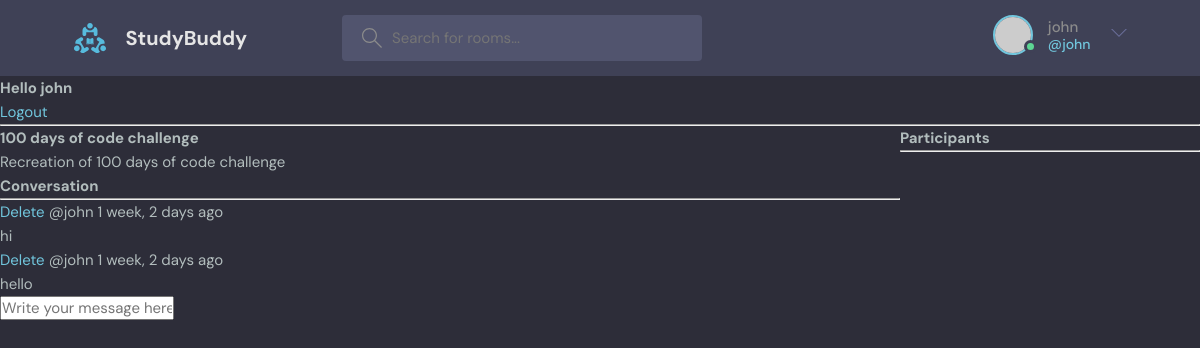
The page /room/5/ (signed in) on the database its author committed.
### baseApp/models.py (models this page shows, shortened)
class Room(models.Model):
    host = models.ForeignKey(User, on_delete=models.SET_NULL, null=True)
    topic = models.ForeignKey(Topic, on_delete=models.SET_NULL, null=True)
    name = models.CharField(max_length=200)
    description = models.TextField(null=True,blank=True)
    participants = models.ManyToManyField(
        User, related_name='participants', blank=True)
    updated = models.DateTimeField(auto_now=True)
    created = models.DateTimeField(auto_now_add=True)
    class Meta:
        ordering = ['-updated', '-created'] #orders rooms by updated and created fields

class Message(models.Model):
    user = models.ForeignKey( User, on_delete=models.CASCADE)
    room = models.ForeignKey(Room, on_delete=models.CASCADE)
    body = models.TextField()
    updated = models.DateTimeField(auto_now=True)
    created = models.DateTimeField(auto_now_add=True)
    class Meta:
        ordering = ['-updated', '-created'] #orders rooms by updated and created fields

### baseApp/views.py (the view, shortened to what this page needs)
# urls.py: path('room/<str:pk>/', views.room, name="room"), #<str:pk> dynamic URL routing, passing the ID into the URL
def room(request, pk):
    room = Room.objects.get(id=pk)
    room_messages = room.message_set.all().order_by('-created') #message_set.all grabs the set of messages related to this specific room
    participants = room.participants.all() #for many to many
    context = {'room':room, 'room_messages':room_messages, 'participants':participants}
    return render(request, 'baseApp/room.html', context)

### baseApp/templates/baseApp/room.html (shortened to what this page needs)
{% extends 'main.html' %}
{% block content %}
<div class="room-container">
    <div>
        <h1>{{room.name}}</h1>
        <p>{{room.description}}</p>
        <div class="comment-wrapper">
            <h3>Conversation</h3>
            <hr>
            {% for message in room_messages %}
                <div>
                    {% if request.user == message.user %}
                    <a href="{% url 'delete-message' message.id %}">Delete</a>
                    {% endif %}
                    <small>@{{message.user}}  {{message.created|timesince}} ago</small>
                    <p>{{message.body}}</p>
                </div>
            {% endfor %}
            {% if request.user.is_authenticated %}
            <div class="comment-form">
                <form action="" method="post">
                    <input type="text" name="body" placeholder="Write your message here..."/>
                </form>
            </div>
            {% endif %}
        </div>
    </div>
    <div>
        <h3>Participants</h3>
        <hr>
    </div>
</div>
{% endblock content %}

### templates/navbar.html (shortened to what this page needs)
{% load static %}
<header class="header header--loggedIn">
    <div class="container">
      <a href="{% url 'home' %}" class="header__logo">
        <img src="{% static 'images/logo.svg' %}" />
        <h1>StudyBuddy</h1>
      </a>
      <form class="header__search" method="get" action="{% url 'home' %}">
        <label>
          <input name='q' type='text' placeholder="Search for rooms..." />
        </label>
      </form>
      <nav class="header__menu">
        {% if request.user.is_authenticated %}
        <div class="header__user">
          <a href="profile.html">
            <div class="avatar avatar--medium active">
              <img src="https://randomuser.me/api/portraits/men/37.jpg" />
            </div>
            <p>{{request.user.username}}<span>@{{request.user.username}}</span></p>
          </a>
          <button class="dropdown-button">
            <svg version="1.1" xmlns="http://www.w3.org/2000/svg" width="32" height="32" viewBox="0 0 32 32">
              <title>chevron-down</title>
              <path d="M16 21l-13-13h-3l16 16 16-16h-3l-13 13z"></path>
            </svg>
          </button>
        </div>
        {% else %}
         <a href="{% url 'login' %}">
          <img src="{% static 'images/avatar.svg' %}" />
          <p>Login</p>
        </a>
        {% endif %}
      </nav>
    </div>
  </header>
{% if request.user.is_authenticated %}
<h3>Hello {{user}}</h3>
<a href="{% url 'logout' %}">Logout</a>
{% else %}
<a href="{% url 'login' %}">Login</a>
{% endif %}
<hr>

### static/styles/style.css (style rules this page uses)
:root { --color-main: #71c6dd; --color-main-light: #e1f6fb; --color-dark: #3f4156; --color-dark-medium: #51546e; --color-dark-light: #696d97; --color-light: #e5e5e5; --color-gray: #8b8b8b; --color-light-gray: #b2bdbd; --color-bg: #2d2d39; --color-success: #5dd693; --color-error: #fc4b0b; }
* { font-family: "DM Sans", -apple-system, BlinkMacSystemFont, "Segoe UI", Roboto, Oxygen, Ubuntu, Cantarell, "Open Sans", "Helvetica Neue", sans-serif; margin: 0; padding: 0; box-sizing: border-box; text-rendering: optimizeLegibility; font-size: inherit; }
html { font-size: 56.25%; }
@media only screen and (min-width: 1200px) { html { font-size: 62.5%; } }
body { line-height: 1.6; font-weight: 400; font-size: 1.5rem; color: var(--color-light-gray); background-color: var(--color-bg); min-height: 100vh; }
img { width: 100%; }
a { display: inline-block; color: var(--color-main); text-decoration: none; }
.container { max-width: 120rem; width: 90%; margin: auto; }
.avatar { position: relative; display: inline-block; border-radius: 50%; border: 2px solid var(--color-main); }
.avatar img { display: block; border-radius: 50%; object-fit: cover; object-position: center; }
.avatar::after { content: ""; display: block; position: absolute; background-color: var(--color-gray); z-index: 111; border-radius: 50%; border: 0.3rem solid var(--color-dark); }
.avatar.active::after { background-color: var(--color-success); }
.avatar.avatar--medium img { width: 3.6rem; height: 3.6rem; border-radius: 50%; }
.avatar.avatar--medium:after { width: 0.7rem; height: 0.7rem; bottom: 0px; right: -6px; }
.header { padding: 1.5rem; background-color: var(--color-dark); }
.header > .container { display: flex; gap: 9.5rem; }
.header__logo, .header__user { display: flex; gap: 2rem; align-items: center; }
.header__logo > img { height: 3.2rem; width: 3.2rem; }
.header__logo > h1 { font-weight: 700; font-size: 2rem; color: var(--color-light); }
.header__search > label { background-color: var(--color-dark-medium); padding: 1.3rem 1rem; display: flex; align-items: center; gap: 1rem; border-radius: 4px; }
.header__search svg { fill: var(--color-gray); width: 2rem; height: 2rem; margin-left: 1rem; }
.header__search input { width: 30rem; background: transparent; border: none; outline: none; color: var(--color-light); }
.header__menu { margin-left: auto; position: relative; }
.header__menu a { display: flex; gap: 1.5rem; align-items: center; font-weight: 500; text-decoration: none; color: var(--color-gray); }
.header__menu img { height: 3.6rem; }
.header__menu p { line-height: 1.2; }
.header__menu span { color: var(--color-main); font-weight: 500; font-size: 1.4rem; display: block; }
.header__menu svg { width: 1.6rem; height: 1.6rem; fill: var(--color-dark-light); }
.dropdown-button { background: transparent; border: 0; outline: 0; cursor: pointer; }

### baseApp/templates/baseApp/room.html (style rules this page uses)
.room-container { display: grid; grid-template-columns: 3fr 1fr; }

### rows shown on the page
Room: name "100 days of code challenge", description "Recreation of 100 days of code challenge"
Message: shows "Delete", user "john", created "1 week, 2 days", body "hi"
Message: shows "Delete", user "john", created "1 week, 2 days", body "hello"

### other values the page prints
{{ request.user.username }} "john"
{{ user }} "john"
